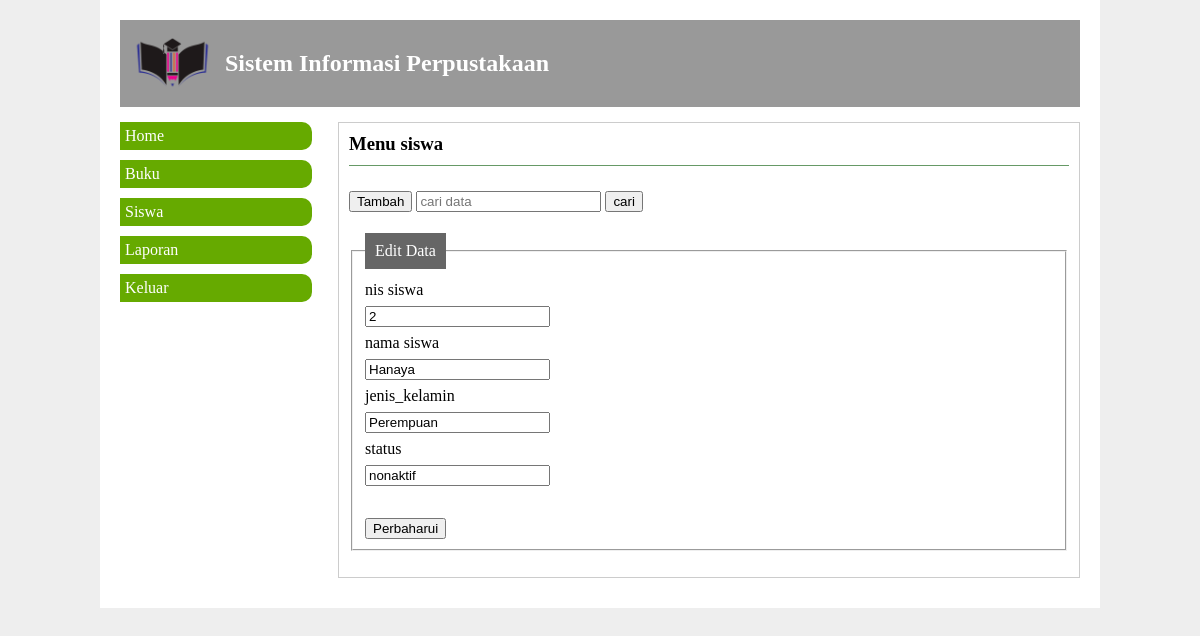
/index.php?p=siswa&a=edit&cr=2 (signed in), run on the app's committed database.
### tables this page shows
CREATE TABLE `siswa` (
  `nis` int(255) NOT NULL,
  `nama` varchar(255) NOT NULL,
  `jenis_kelamin` varchar(255) NOT NULL,
  `status` varchar(255) NOT NULL
);

### siswa.php (the view, shortened to what this page needs)
<?php
 require_once "koneksi.php";
 $cr=$_GET['cr'];
 $aksi=$_GET['a'];
?>
<h3>Menu siswa</h3>
<div class="fhead">
 <a href="index.php?p=siswa&a=input"><button>Tambah</button></a>
 <form>
 <input type="text" name="cr" placeholder="cari data">
 <input type="submit" name="cari" value="cari">
 </form>
</div>
<?php if($aksi=="input"){?>
<form action="siswa_aksi.php?p=siswa" method="post">
 <fieldset>
<legend>Input Data</legend>
nis siswa<br>
<input type="text" name="nis" placeholder="nis siswa"
><br>
nama siswa<br>
<input type="text" name="nama" placeholder="nama siswa"
required><br>
jenis_kelamin<br>
<input type="text" name="jenis_kelamin"
placeholder="jenis_kelamin" required><br>
status<br>
<input type="text" name="status" placeholder="status"
required><br>
<input type="submit" name="insert" value="Simpan">
 </fieldset>
 </form>
<?php }else if($aksi=="edit"){
 $qr=mysqli_query($konek,"select * from siswa where
nis='$cr'");
 $dt=mysqli_fetch_array($qr);
?>
 <form action="siswa_aksi.php?p=siswa" method="post">
 <fieldset>
<legend>Edit Data</legend>
nis siswa<br>
<input type="text" name="nis" placeholder="nis siswa"
value="<?=$dt['nis']?>" readonly required><br>
nama siswa<br>
<input type="text" name="nama" placeholder="nama siswa"
value="<?=$dt['nama']?>" required><br>
jenis_kelamin<br>
<input type="text" name="jenis_kelamin"
placeholder="jenis_kelamin" value="<?=$dt['jenis_kelamin']?>"
required><br>
status<br>
<input type="text" name="status" placeholder="status"
value="<?=$dt['status']?>" required><br>
<br>
<input type="submit" name="update" value="Perbaharui">
 </fieldset>
 </form>
<?php }else{
 if(mysqli_num_rows($qr)>0){
?>
 <table border="1">
 <tr>
 <th>No</th>
 <th>nis</th>
 <th>nama</th>
 <th>jenis_kelamin</th>
 <th>status</th>
 <th>Aksi</th>
 </tr>
<?php
 while($dt=mysqli_fetch_array($qr)){
?>
 <tr>
<td><?=++$no;?></td>
<td><?=$dt['nis'];?></td>
<td><?=$dt['nama'];?></td>
<td><?=$dt['jenis_kelamin'];?></td>
<td><?=$dt['status'];?></td>
<td>
 <a
href="index.php?p=siswa&a=edit&cr=<?=$dt['nis']?>"><button
class="bt bt-edit">edit</button></a>
 <a href="siswa_aksi.php?p=siswa&a=hapus&cr=<?=$dt['nis']?>"
onclick="return confirm('yakin akan dihapus?')"><button
class="bt bt-del">delete</button></a>
</td>
 </tr>
<?php } ?>
 </table>
<?php }}?>

### gaya.css (style rules this page uses)
body { margin:0px; background:#eee; font-family:calibri; }
.kanan h3 { display:block; margin-top:0px; padding-bottom:10px; border-bottom:1px solid #696; }
.kanan button { margin-bottom:10px; }
.fhead button,.fhead form { display:inline-block; }
.kanan a { text-decoration:none; }
.kanan form { line-height:200%; }
legend { background:#666; color: #fff; padding: 2px 10px; }

### data on the page
siswa: nis "2", nama "Hanaya", jenis_kelamin "Perempuan", status "nonaktif"
